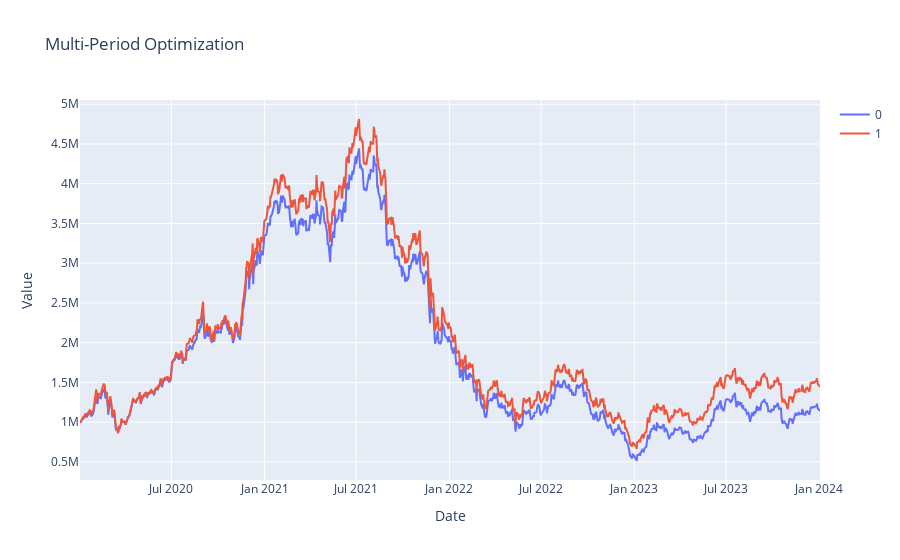

Notebook code for this chart:
### Code cell
fig = go.Figure()
for col in portfolio.performance.columns:
    fig.add_trace(go.Scatter(x=portfolio.performance.index, y=portfolio.performance[col], name=col))

fig.update_layout(title="Multi-Period Optimization", xaxis_title="Date", yaxis_title="Value")
fig.show()

### Figure 1 — Plotly figure (JSON) as saved in the notebook; plotly's stock layout.template omitted (floating-point values rounded to 4 significant figures; data arrays with more than 128 entries replaced by an {"elided": "..."} marker saying what was removed)
{"data": [{"name": "0", "type": "scatter", "x": {"elided": "1007 str values"}, "y": {"elided": "1007 float values"}}, {"name": "1", "type": "scatter", "x": {"elided": "1007 str values"}, "y": {"elided": "1007 float values"}}], "layout": {"title": {"text": "Multi-Period Optimization"}, "xaxis": {"title": {"text": "Date"}}, "yaxis": {"title": {"text": "Value"}}}}
